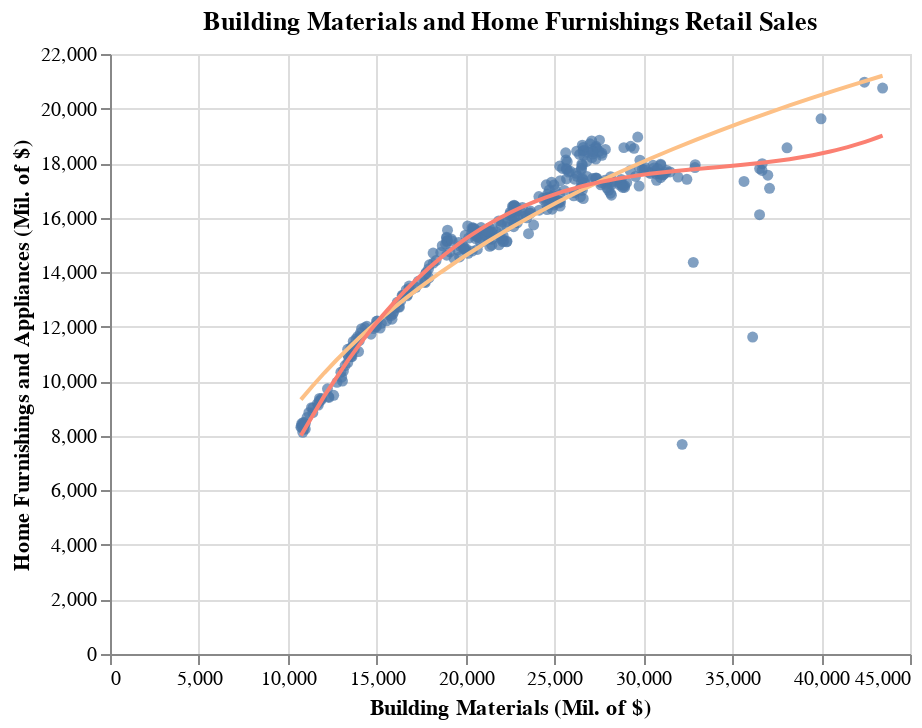

The cell this chart's notebook holds for it:
### Markdown cell above
What I would really like to find out is whether we can eyeball or identify any relationship between supply of houses and construction of new houses. A quick inspection of the data tells us that these series do not all start at the same time.   
  
Let us start by seeing if there is a relationship between retail spending of building materials and home furnishings.

### Code cell
# joining the two datasets
building_furnishing = furnishing_expenditure.merge(building_materials_expenditure, on = 'date', how = 'inner')

# building the plot
furnishing_scatter_base = alt.Chart(building_furnishing,
                                    title = "Building Materials and Home Furnishings Retail Sales").mark_circle().encode(
    x = alt.X('value_y',
              title = 'Building Materials (Mil. of $)'),
    y = alt.Y('value_x',
              title = 'Home Furnishings and Appliances (Mil. of $)'))

furnishing_poly_fit = [
    furnishing_scatter_base.transform_regression(
        'value_y', 'value_x', method = 'poly', order = 3
    ).mark_line(color = '#fb8072').encode()
]

alt.layer(furnishing_scatter_base, furnishing_scatter_base.transform_regression('value_y', 'value_x', method = 'log').mark_line(color = '#fdc086'), *furnishing_poly_fit)

### Figure 1 — Vega-Lite specification as saved in the notebook (floating-point values rounded to 4 significant figures; data arrays with more than 128 entries replaced by an {"elided": "..."} marker saying what was removed)
{"config": {"view": {"continuousWidth": 400, "continuousHeight": 300}}, "layer": [{"mark": "circle", "encoding": {"x": {"type": "quantitative", "field": "value_y", "title": "Building Materials (Mil. of $)"}, "y": {"type": "quantitative", "field": "value_x", "title": "Home Furnishings and Appliances (Mil. of $)"}}, "title": "Building Materials and Home Furnishings Retail Sales"}, {"mark": {"type": "line", "color": "#fdc086"}, "encoding": {"x": {"type": "quantitative", "field": "value_y", "title": "Building Materials (Mil. of $)"}, "y": {"type": "quantitative", "field": "value_x", "title": "Home Furnishings and Appliances (Mil. of $)"}}, "title": "Building Materials and Home Furnishings Retail Sales", "transform": [{"on": "value_y", "regression": "value_x", "method": "log"}]}, {"mark": {"type": "line", "color": "#fb8072"}, "encoding": {"x": {"type": "quantitative", "field": "value_y", "title": "Building Materials (Mil. of $)"}, "y": {"type": "quantitative", "field": "value_x", "title": "Home Furnishings and Appliances (Mil. of $)"}}, "title": "Building Materials and Home Furnishings Retail Sales", "transform": [{"on": "value_y", "regression": "value_x", "method": "poly", "order": 3}]}], "data": {"name": "data-cd501a14f24c32d8ead959162213d32b"}, "$schema": "https://vega.github.io/schema/vega-lite/v4.8.1.json", "datasets": {"data-cd501a14f24c32d8ead959162213d32b": {"elided": "352 records"}}}
